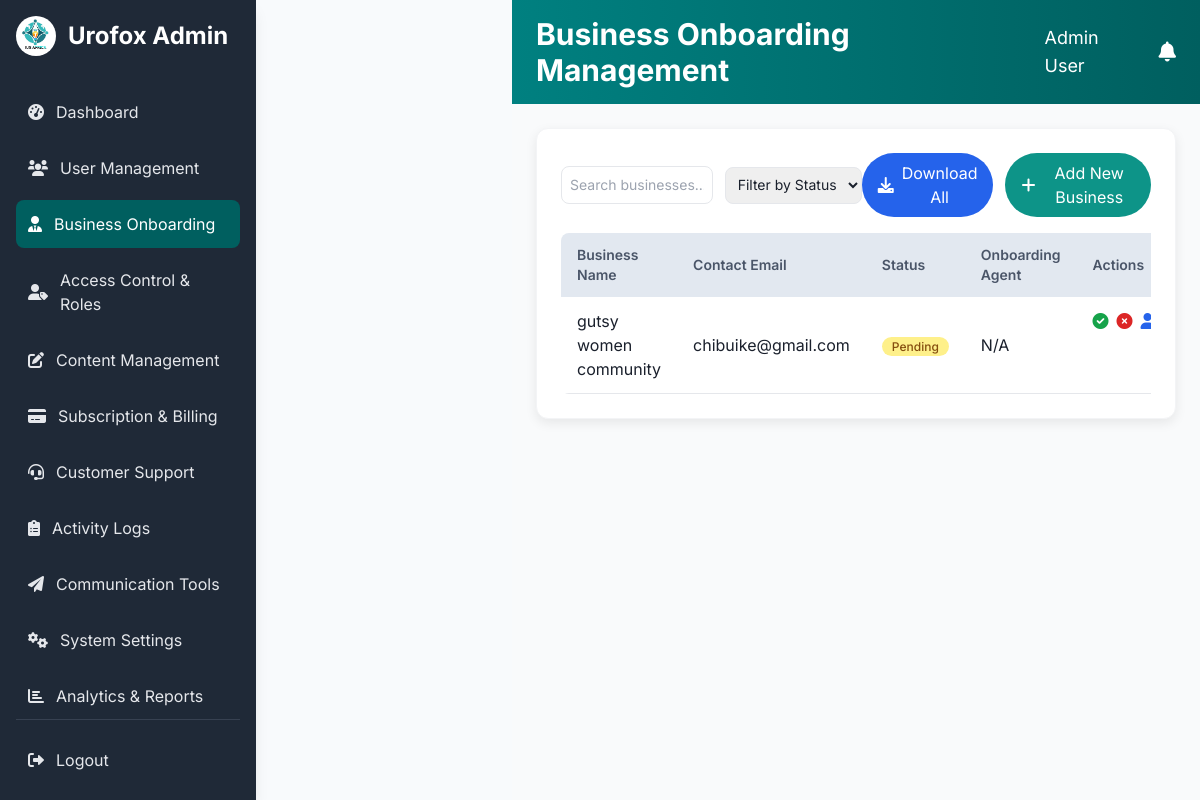
Screenshot of /admin/onboarding (signed in) with the database file from the repository.
### app.py (models this page shows, shortened)
class Business(db.Model):
    id = db.Column(db.Integer, primary_key=True)
    business_name = db.Column(db.String(200), nullable=False)
    contact_person = db.Column(db.String(100), nullable=False)
    contact_email = db.Column(db.String(120), unique=True, nullable=False)
    phone_number = db.Column(db.String(20), nullable=True)
    industry = db.Column(db.String(100), nullable=False)
    notes = db.Column(db.Text, nullable=True)
    onboarded_at = db.Column(db.DateTime, default=db.func.current_timestamp())

### app.py (the view, shortened to what this page needs)
@app.route('/admin/onboarding', methods=['GET', 'POST'])
def admin_onboarding():
    if 'admin_logged_in' not in session or not session['admin_logged_in']:
        flash('Please login to access this page.', 'error')
        return redirect(url_for('admin_login'))
    all_businesses = Business.query.all()
    return render_template('admin_onboarding.html', businesses=all_businesses)

### templates/admin_onboarding.html (shortened to what this page needs)
<!DOCTYPE html>
<html lang="en">
<head>
    <script src="https://cdn.tailwindcss.com"></script>
    <link rel="stylesheet" href="https://cdnjs.cloudflare.com/ajax/libs/font-awesome/6.0.0-beta3/css/all.min.css">
</head>
<body class="antialiased flex h-screen overflow-hidden">
    <aside id="sidebar" class="w-64 bg-gray-800 text-white flex flex-col p-4 shadow-lg fixed inset-y-0 left-0 z-50 transform sidebar-mobile-closed md:relative md:translate-x-0 transition-all duration-300 ease-in-out">
        <div class="flex items-center mb-8">
            <img src="../static/logo.jpg" alt="Urofox Logo" class="w-10 h-10 rounded-full mr-3">
            <h2 class="text-2xl font-bold">Urofox Admin</h2>
        </div>
        <nav class="flex-grow overflow-y-auto">
            <ul>
                <li class="mb-2">
                    <a href="{{ url_for('admin_dashboard') }}" class="flex items-center p-3 rounded-lg text-gray-200 hover:bg-teal-700 transition-colors duration-200 sidebar-link">
                        <i class="fas fa-tachometer-alt mr-3"></i> Dashboard
                    </a>
                </li>
                <li class="mb-2">
                    <a href="admin_users.html" class="flex items-center p-3 rounded-lg text-gray-200 hover:bg-teal-700 transition-colors duration-200 sidebar-link">
                        <i class="fas fa-users mr-3"></i> User Management
                    </a>
                </li>
                <li class="mb-2">
                    <a href="{{ url_for('admin_onboarding') }}" class="flex items-center p-3 rounded-lg text-gray-200 hover:bg-teal-700 transition-colors duration-200 sidebar-link active">
                        <i class="fas fa-user-tie mr-3"></i> Business Onboarding
                    </a>
                </li>
                <li class="mb-2">
                    <a href="admin_roles.html" class="flex items-center p-3 rounded-lg text-gray-200 hover:bg-teal-700 transition-colors duration-200 sidebar-link">
                        <i class="fas fa-user-tag mr-3"></i> Access Control & Roles
                    </a>
                </li>
                <li class="mb-2">
                    <a href="admin_cms.html" class="flex items-center p-3 rounded-lg text-gray-200 hover:bg-teal-700 transition-colors duration-200 sidebar-link">
                        <i class="fas fa-edit mr-3"></i> Content Management
                    </a>
                </li>
                <li class="mb-2">
                    <a href="admin_billing.html" class="flex items-center p-3 rounded-lg text-gray-200 hover:bg-teal-700 transition-colors duration-200 sidebar-link">
                        <i class="fas fa-credit-card mr-3"></i> Subscription & Billing
                    </a>
                </li>
                <li class="mb-2">
                    <a href="admin_support.html" class="flex items-center p-3 rounded-lg text-gray-200 hover:bg-teal-700 transition-colors duration-200 sidebar-link">
                        <i class="fas fa-headset mr-3"></i> Customer Support
                    </a>
                </li>
                <li class="mb-2">
                    <a href="{{ url_for('admin_logs') }}" class="flex items-center p-3 rounded-lg text-gray-200 hover:bg-teal-700 transition-colors duration-200 sidebar-link">
                        <i class="fas fa-clipboard-list mr-3"></i> Activity Logs
                    </a>
                </li>
                <li class="mb-2">
                    <a href="admin_communication.html" class="flex items-center p-3 rounded-lg text-gray-200 hover:bg-teal-700 transition-colors duration-200 sidebar-link">
                        <i class="fas fa-paper-plane mr-3"></i> Communication Tools
                    </a>
                </li>
                <li class="mb-2">
                    <a href="admin_settings.html" class="flex items-center p-3 rounded-lg text-gray-200 hover:bg-teal-700 transition-colors duration-200 sidebar-link">
                        <i class="fas fa-cogs mr-3"></i> System Settings
                    </a>
                </li>
                <li class="mb-2">
                    <a href="admin_analytics.html" class="flex items-center p-3 rounded-lg text-gray-200 hover:bg-teal-700 transition-colors duration-200 sidebar-link">
                        <i class="fas fa-chart-bar mr-3"></i> Analytics & Reports
                    </a>
                </li>
            </ul>
        </nav>
        <div class="mt-auto pt-4 border-t border-gray-700">
            <a href="{{ url_for('admin_logout') }}" class="flex items-center p-3 rounded-lg text-gray-200 hover:bg-teal-700 transition-colors duration-200">
                <i class="fas fa-sign-out-alt mr-3"></i> Logout
            </a>
        </div>
    </aside>
    <div class="flex-1 flex flex-col md:ml-64 overflow-hidden">
        <header class="header-gradient-bg text-white py-4 px-6 flex justify-between items-center shadow-md flex-shrink-0">
            <h1 class="text-xl md:text-3xl font-bold">Business Onboarding Management</h1>
            <div class="flex items-center space-x-4">
                <span class="text-sm md:text-lg hidden md:inline">Admin User</span>
                <i class="fas fa-bell text-xl cursor-pointer hover:text-gray-200"></i>
            </div>
        </header>
        <main class="flex-1 overflow-y-auto p-4 md:p-6 bg-gray-50">
            <div class="bg-white p-4 md:p-6 rounded-xl card-shadow border border-gray-100 mb-6">
                <div class="flex flex-col md:flex-row justify-between items-center mb-4 space-y-4 md:space-y-0">
                    <div class="flex flex-col md:flex-row items-center space-y-3 md:space-y-0 md:space-x-3 w-full md:w-auto">
                        <input type="text" placeholder="Search businesses..." class="flex-grow w-full p-2 border rounded-lg focus:outline-none focus:border-teal-500 text-sm">
                        <select class="p-2 border rounded-lg focus:outline-none focus:border-teal-500 w-full md:w-auto text-sm">
                            <option value="">Filter by Status</option>
                        </select>
                    </div>
                    <div class="flex flex-col md:flex-row space-y-3 md:space-y-0 md:space-x-3 w-full md:w-auto">
                        <button id="downloadBusinessesBtn" class="bg-blue-600 text-white py-2 px-4 rounded-full hover:bg-blue-700 transition-colors duration-300 flex items-center justify-center w-full md:w-auto text-sm md:text-base">
                            <i class="fas fa-download mr-2"></i> Download All
                        </button>
                        <button id="addBusinessBtn" class="bg-teal-600 text-white py-2 px-4 rounded-full hover:bg-teal-700 transition-colors duration-300 flex items-center justify-center w-full md:w-auto text-sm md:text-base">
                            <i class="fas fa-plus mr-2"></i> Add New Business
                        </button>
                    </div>
                </div>
                <div class="overflow-x-auto">
                    <table class="min-w-full bg-white rounded-lg overflow-hidden" id="businessesTable">
                        <thead>
                            <tr class="table-header">
                                <th class="py-3 px-4 text-left text-sm font-semibold">Business Name</th>
                                <th class="py-3 px-4 text-left text-sm font-semibold">Contact Email</th>
                                <th class="py-3 px-4 text-left text-sm font-semibold">Status</th>
                                <th class="py-3 px-4 text-left text-sm font-semibold">Onboarding Agent</th>
                                <th class="py-3 px-4 text-left text-sm font-semibold">Actions</th>
                            </tr>
                        </thead>
                        <tbody>
                            {% for business in businesses %}
                            <tr class="border-b border-gray-200 hover:bg-gray-50 table-responsive-row">
                                <td class="py-3 px-4" data-label="Business Name">{{ business.business_name }}</td>
                                <td class="py-3 px-4" data-label="Contact Email">{{ business.contact_email }}</td>
                                <td class="py-3 px-4" data-label="Status">
                                    <span class="
                                        {% if business.status == 'Approved (Trial)' %}bg-green-200 text-green-800
                                        {% elif business.status == 'Rejected' %}bg-red-200 text-red-800
                                        {% else %}bg-yellow-200 text-yellow-800{% endif %}
                                        text-xs font-medium px-2.5 py-0.5 rounded-full">
                                        {{ business.status if business.status else 'Pending' }}
                                    </span>
                                </td>
                                <td class="py-3 px-4" data-label="Onboarding Agent">{{ business.onboarding_agent if business.onboarding_agent else 'N/A' }}</td>
                                <td class="py-3 px-4 flex space-x-2 actions-cell" data-label="Actions">
                                    <button class="text-green-600 hover:text-green-800" title="Approve"><i class="fas fa-check-circle"></i></button>
                                    <button class="text-red-600 hover:text-red-800" title="Reject"><i class="fas fa-times-circle"></i></button>
                                    <button class="text-blue-600 hover:text-blue-800" title="Assign Agent"><i class="fas fa-user-plus"></i></button>
                                </td>
                            </tr>
                            {% else %}
                            <tr>
                                <td colspan="5" class="py-4 px-4 text-center text-gray-500">No businesses onboarded yet.</td>
                            </tr>
                            {% endfor %}
                        </tbody>
                    </table>
                </div>
            </div>
        </main>
    </div>
</body>
</html>

### templates/admin_onboarding.html (style rules this page uses)
body { font-family: 'Inter', sans-serif; background-color: #f8fafc; color: #1a202c; }
.header-gradient-bg { background: linear-gradient(to right, #008080, #005f5f); }
.sidebar-link.active { background-color: #005f5f; color: #ffffff; }
.card-shadow { box-shadow: 0 4px 12px rgba(0, 0, 0, 0.08); }
.table-header { background-color: #e2e8f0; color: #4a5568; }
.sidebar-mobile-closed { transform: translateX(-100%); opacity: 0; pointer-events: none; }
@media (min-width: 768px) { .sidebar-mobile-closed { transform: translateX(0%); opacity: 1; pointer-events: auto; } }

### rows the page displays
Business: business_name "gutsy women community", contact_email "chibuike@gmail.com", status "Pending", onboarding_agent "N/A"
